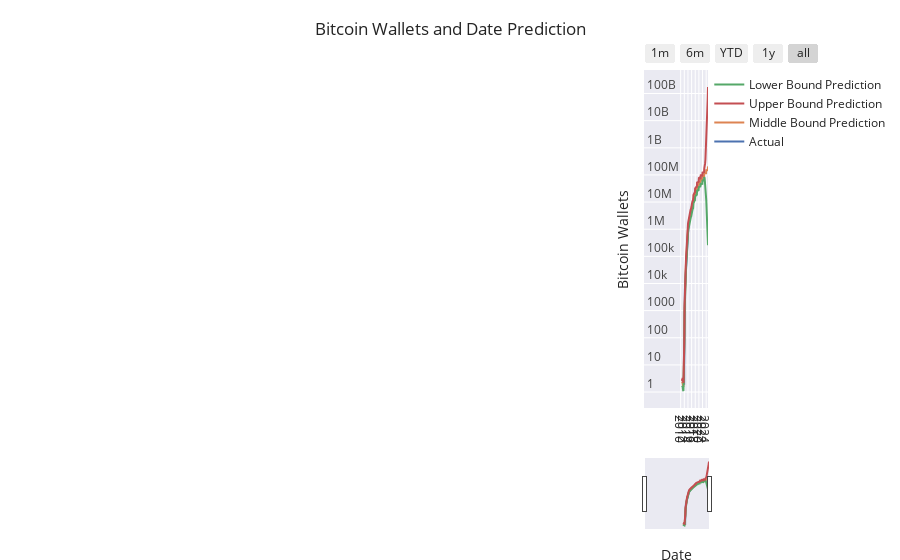

Here is the notebook cell this chart was saved with:
### Code cell
import plotly.express as px
import plotly.graph_objects as go

fig = go.Figure()
fig.add_trace(go.Scatter(name="Actual", x=df['date'], y=df['wallets'], legendrank=4))
fig.add_trace(go.Scatter(name="Middle Bound Prediction", x=prediction['ds'], y=np.exp(prediction['yhat']), legendrank=2))
fig.add_trace(go.Scatter(name="Lower Bound Prediction", x=prediction['ds'], y=np.exp(prediction['yhat_lower']), legendrank=1))
fig.add_trace(go.Scatter(name="Upper Bound Prediction", x=prediction['ds'], y=np.exp(prediction['yhat_upper']), legendrank=1))

fig.update_xaxes(
    rangeslider_visible = True,
    rangeselector = dict(
        buttons = list([
            dict(count = 1, label = "1m", step = "month", stepmode = "backward"),
            dict(count = 6, label = "6m", step = "month", stepmode = "backward"),
            dict(count = 1, label = "YTD", step = "year", stepmode = "todate"),
            dict(count = 1, label = "1y", step = "year", stepmode = "backward"),
            dict(step = "all")
        ])
    )
)

# fig.update_layout(legend=dict(
#     yanchor="top",
#     y=0.99,
#     xanchor="right",
#     x=0.5
# ))
fig.update_yaxes(type="log")
fig.update_yaxes(fixedrange=False)
fig.update_layout(title_text='Bitcoin Wallets and Date Prediction')
fig.update_yaxes(ticklabelposition="inside top", title="Bitcoin Wallets")
fig.update_xaxes(ticklabelposition="inside top", title="Date")
fig.update_yaxes(nticks=15)
fig.update_xaxes(nticks=20)
fig.update_layout(
    margin=dict(l=20, r=100, t=70, b=20),
)
fig.layout.template = 'seaborn'
fig.show()
# fig.write_html('../static/wallets.html')
